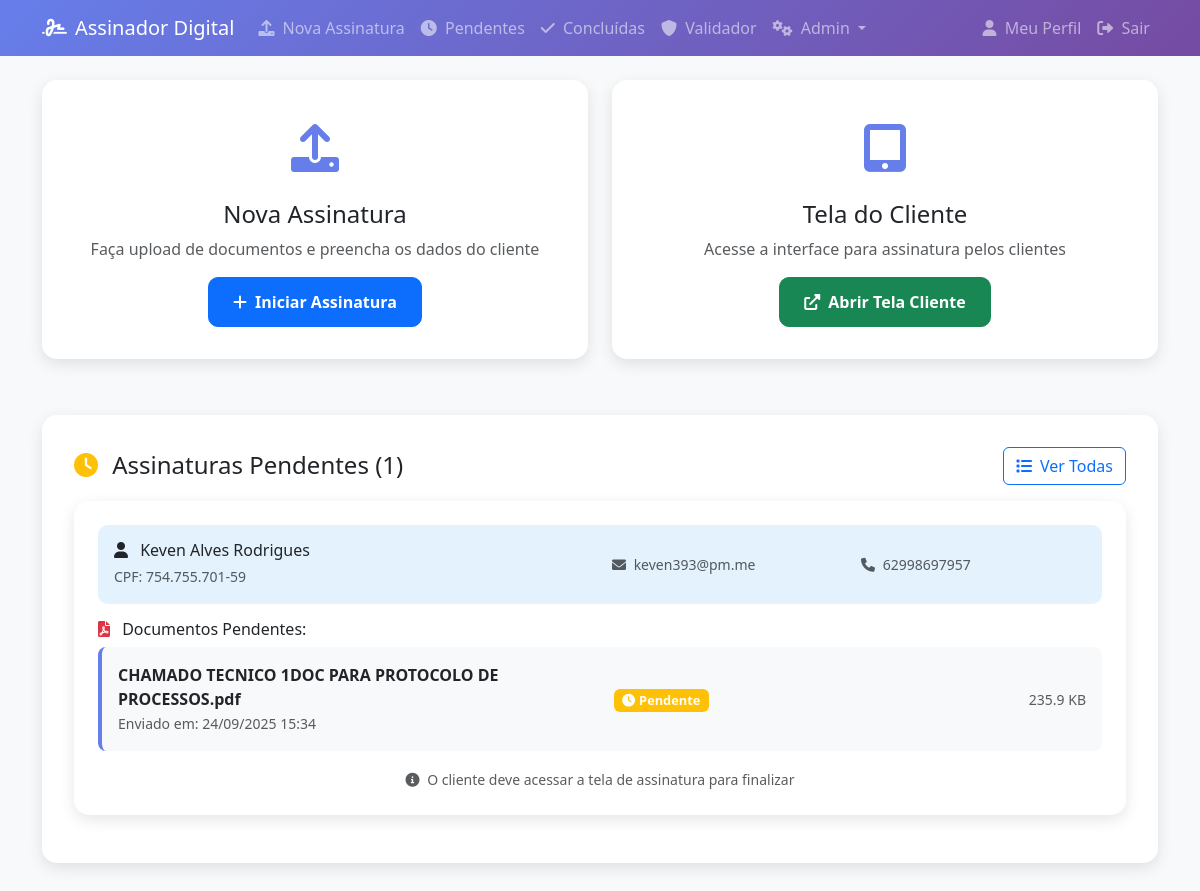
The page / (signed in) on the database its author committed.
### models.py (models this page shows, shortened)
class Signature(db.Model):
    __tablename__ = 'signatures'
    id = db.Column(db.Integer, primary_key=True)
    user_id = db.Column(db.Integer, db.ForeignKey('users.id'), nullable=False)
    file_id = db.Column(db.String(255), nullable=False)
    original_filename = db.Column(db.String(255), nullable=False)
    signature_hash = db.Column(db.String(64), nullable=False)  # SHA-256 hex = 64 chars
    signature_algorithm = db.Column(db.String(50), nullable=False)
    signature_data = db.Column(db.Text)  # Dados da assinatura digital (base64)
    timestamp = db.Column(db.DateTime, default=datetime.now)
    file_size = db.Column(db.Integer)
    signature_valid = db.Column(db.Boolean, default=True)
    signed_pdf = db.Column(db.LargeBinary)
    client_name = db.Column(db.String(255))
    client_cpf = db.Column(db.String(14))
    client_email = db.Column(db.String(255))
    client_phone = db.Column(db.String(20))
    client_birth_date = db.Column(db.Date)
    client_address = db.Column(db.Text)
    ip_address = db.Column(db.String(45))
    mac_address = db.Column(db.String(17))  # Formato XX:XX:XX:XX:XX:XX
    user_agent = db.Column(db.Text)
    browser_name = db.Column(db.String(50))
    browser_version = db.Column(db.String(20))
    operating_system = db.Column(db.String(100))
    device_type = db.Column(db.String(20))  # Desktop, Mobile, Tablet
    screen_resolution = db.Column(db.String(20))
    timezone = db.Column(db.String(50))
    location_country = db.Column(db.String(100))
    location_city = db.Column(db.String(100))
    location_latitude = db.Column(db.Float)
    location_longitude = db.Column(db.Float)
    signature_method = db.Column(db.String(20), default='drawing')  # drawing, upload, etc.
    signature_duration = db.Column(db.Integer)  # Tempo gasto na assinatura em segundos
    verification_status = db.Column(db.String(20), default='verified')
    verification_notes = db.Column(db.Text)
    status = db.Column(db.String(20), default='pending')  # pending, completed, cancelled
    created_at = db.Column(db.DateTime, default=datetime.now)
    updated_at = db.Column(db.DateTime, default=datetime.now, onupdate=datetime.now)

### app.py (the view)
    @app.route('/')
    @login_required
    def index():
        cache_key = f"user_signatures_{current_user.id}"
        cached_data = app.cache.get(cache_key)
        if cached_data:
            return render_template('index.html', **cached_data)
        query_limit = getattr(g, 'query_limit', 50)
        pending_signatures = db.session.query(Signature).filter_by(
            user_id=current_user.id,
            status='pending'
        ).order_by(Signature.timestamp.desc()).limit(query_limit).all()
        clients = {}
        for sig in pending_signatures:
            client_key = f"{sig.client_name}_{sig.client_cpf}"
            if client_key not in clients:
                clients[client_key] = {
                    'client_name': sig.client_name,
                    'client_cpf': sig.client_cpf,
                    'client_email': sig.client_email,
                    'client_phone': sig.client_phone,
                    'signatures': []
                }
            clients[client_key]['signatures'].append(sig)
        template_data = {
            'clients': clients,
            'pending_count': len(pending_signatures)
        }
        cache_timeout = getattr(g, 'cache_timeout', 300)
        app.cache.set(cache_key, template_data, timeout=cache_timeout)
        return render_template('index.html', **template_data)

### mobile_optimizations.py (called while the page is built, shortened)
def is_mobile_device():
    user_agent = request.headers.get('User-Agent', '').lower()
    mobile_indicators = [
        'mobile', 'android', 'iphone', 'ipad', 'tablet',
        'samsung', 'chrome', 'safari'
    ]
    return any(indicator in user_agent for indicator in mobile_indicators)

def optimize_for_device():
    if not is_mobile_device():
        return

def get_optimized_query_limits():
    if not is_mobile_device():
        return 100  # Desktop

def should_use_compression():
    if not is_mobile_device():
        return False
    return True

def get_cache_timeout():
    if not is_mobile_device():
        return 300  # 5 minutos para desktop

def get_mobile_headers():
    if not is_mobile_device():
        return {}

def log_performance_metrics():
    if not is_mobile_device():
        return
    if hasattr(g, 'start_time'):
        duration = time.time() - g.start_time
        user_agent = request.headers.get('User-Agent', '')
        if duration > 2.0:
            print(f"SLOW MOBILE REQUEST: {duration:.2f}s - {request.endpoint} - {user_agent[:50]}")

### models.py (called while the page is built)
    def is_admin(self):
        return self.role == 'admin'

### templates/index.html (shortened to what this page needs)
<!DOCTYPE html>
<html lang="pt-BR">
<head>
    <link href="https://cdn.jsdelivr.net/npm/bootstrap@5.3.0/dist/css/bootstrap.min.css" rel="stylesheet">
    <link href="https://cdnjs.cloudflare.com/ajax/libs/font-awesome/6.0.0/css/all.min.css" rel="stylesheet">
</head>
<body>
    <nav class="navbar navbar-expand-lg navbar-dark" style="background: linear-gradient(135deg, #667eea 0%, #764ba2 100%);">
        <div class="container">
            <a class="navbar-brand d-flex align-items-center" href="{{ url_for('index') }}">
                <i class="fas fa-signature me-2"></i>
                Assinador Digital
            </a>
            <div class="collapse navbar-collapse" id="navbarMain">
                <ul class="navbar-nav me-auto mb-2 mb-lg-0">
                    <li class="nav-item">
                        <a class="nav-link" href="{{ url_for('internal_signature_upload') }}">
                            <i class="fas fa-upload me-1"></i> Nova Assinatura
                        </a>
                    </li>
                    <li class="nav-item">
                        <a class="nav-link" href="{{ url_for('internal_pending_signatures') }}">
                            <i class="fas fa-clock me-1"></i> Pendentes
                        </a>
                    </li>
                    <li class="nav-item">
                        <a class="nav-link" href="{{ url_for('internal_completed_signatures') }}">
                            <i class="fas fa-check me-1"></i> Concluídas
                        </a>
                    </li>
                    <li class="nav-item">
                        <a class="nav-link" href="{{ url_for('validate_pdf') }}">
                            <i class="fas fa-shield-alt me-1"></i> Validador
                        </a>
                    </li>
                    {% if current_user.is_authenticated and current_user.is_admin() %}
                    <li class="nav-item dropdown">
                        <a class="nav-link dropdown-toggle" href="#" id="adminMenu" role="button" data-bs-toggle="dropdown" aria-expanded="false">
                            <i class="fas fa-cogs me-1"></i> Admin
                        </a>
                    </li>
                    {% endif %}
                </ul>
                <ul class="navbar-nav ms-auto mb-2 mb-lg-0">
                    <li class="nav-item">
                        <a class="nav-link" href="{{ url_for('profile') }}">
                            <i class="fas fa-user me-1"></i> Meu Perfil
                        </a>
                    </li>
                    <li class="nav-item">
                        <a class="nav-link" href="{{ url_for('logout') }}">
                            <i class="fas fa-sign-out-alt me-1"></i> Sair
                        </a>
                    </li>
                </ul>
            </div>
        </div>
    </nav>
    <div class="container mt-4">
        <div class="row mb-4">
            <div class="col-md-6">
                <div class="action-card text-center">
                    <div class="action-icon">
                        <i class="fas fa-upload"></i>
                    </div>
                    <h4>Nova Assinatura</h4>
                    <p class="text-muted">Faça upload de documentos e preencha os dados do cliente</p>
                    <a href="{{ url_for('internal_signature_upload') }}" class="btn btn-primary btn-custom">
                        <i class="fas fa-plus me-2"></i>Iniciar Assinatura
                    </a>
                </div>
            </div>
            <div class="col-md-6">
                <div class="action-card text-center">
                    <div class="action-icon">
                        <i class="fas fa-tablet-alt"></i>
                    </div>
                    <h4>Tela do Cliente</h4>
                    <p class="text-muted">Acesse a interface para assinatura pelos clientes</p>
                    <a href="{{ url_for('client_select_document') }}" class="btn btn-success btn-custom" target="_blank">
                        <i class="fas fa-external-link-alt me-2"></i>Abrir Tela Cliente
                    </a>
                </div>
            </div>
        </div>
        {% if pending_count > 0 %}
        <div class="row">
            <div class="col-12">
                <div class="action-card">
                    <div class="d-flex justify-content-between align-items-center mb-3">
                        <h4 class="mb-0">
                            <i class="fas fa-clock me-2 text-warning"></i>
                            Assinaturas Pendentes ({{ pending_count }})
                        </h4>
                        <a href="{{ url_for('internal_pending_signatures') }}" class="btn btn-outline-primary">
                            <i class="fas fa-list me-2"></i>Ver Todas
                        </a>
                    </div>
                    {% for client_key, client_data in clients.items() %}
                    <div class="pending-card">
                        <div class="client-header">
                            <div class="row align-items-center">
                                <div class="col-md-6">
                                    <h6 class="mb-1">
                                        <i class="fas fa-user me-2"></i>
                                        {{ client_data.client_name }}
                                    </h6>
                                    <small class="text-muted">
                                        CPF: {{ client_data.client_cpf|cpf }}
                                    </small>
                                </div>
                                <div class="col-md-3">
                                    <small class="text-muted">
                                        <i class="fas fa-envelope me-1"></i>
                                        {{ client_data.client_email or 'Não informado' }}
                                    </small>
                                </div>
                                <div class="col-md-3">
                                    <small class="text-muted">
                                        <i class="fas fa-phone me-1"></i>
                                        {{ client_data.client_phone or 'Não informado' }}
                                    </small>
                                </div>
                            </div>
                        </div>
                        <div class="documents-list">
                            <h6 class="mb-2">
                                <i class="fas fa-file-pdf me-2 text-danger"></i>
                                Documentos Pendentes:
                            </h6>
                            {% for signature in client_data.signatures %}
                            <div class="document-item">
                                <div class="row align-items-center">
                                    <div class="col-md-6">
                                        <strong>{{ signature.original_filename }}</strong>
                                        <br>
                                        <small class="text-muted">
                                            Enviado em: {{ signature.timestamp.strftime('%d/%m/%Y %H:%M') }}
                                        </small>
                                    </div>
                                    <div class="col-md-3">
                                        <span class="badge bg-warning status-badge">
                                            <i class="fas fa-clock me-1"></i>Pendente
                                        </span>
                                    </div>
                                    <div class="col-md-3 text-end">
                                        <small class="text-muted">
                                            {{ (signature.file_size / 1024)|round(1) }} KB
                                        </small>
                                    </div>
                                </div>
                            </div>
                            {% endfor %}
                        </div>
                        <div class="text-center mt-3">
                            <small class="text-muted">
                                <i class="fas fa-info-circle me-1"></i>
                                O cliente deve acessar a tela de assinatura para finalizar
                            </small>
                        </div>
                    </div>
                    {% endfor %}
                </div>
            </div>
        </div>
        {% endif %}
    </div>
</body>
</html>

### templates/index.html (style rules this page uses)
body { background-color: #f8f9fa; }
.action-card { background: white; border-radius: 15px; box-shadow: 0 5px 15px rgba(0, 0, 0, 0.1); padding: 2rem; margin-bottom: 2rem; transition: transform 0.3s ease; }
.action-icon { font-size: 3rem; color: #667eea; margin-bottom: 1rem; }
.pending-card { background: white; border-radius: 15px; box-shadow: 0 5px 15px rgba(0, 0, 0, 0.1); padding: 1.5rem; margin-bottom: 1rem; }
.client-header { background: #e3f2fd; padding: 1rem; border-radius: 10px; margin-bottom: 1rem; }
.document-item { background: #f8f9fa; padding: 1rem; border-radius: 8px; margin-bottom: 0.5rem; border-left: 4px solid #667eea; }
.btn-custom { border-radius: 10px; padding: 0.75rem 1.5rem; font-weight: 600; }
.status-badge { font-size: 0.8rem; }

### rows shown on the page
Signature: client_name "Keven Alves Rodrigues", client_cpf|cpf "754.755.701-59", client_email "keven393@pm.me", client_phone "62998697957", original_filename "CHAMADO TECNICO 1DOC PARA PROTOCOLO DE PROCESSOS.pdf", timestamp "24/09/2025 15:34", (signature.file_size/1024)|round(1) "235.9"

### other values the page prints
{{ pending_count }} "1"
